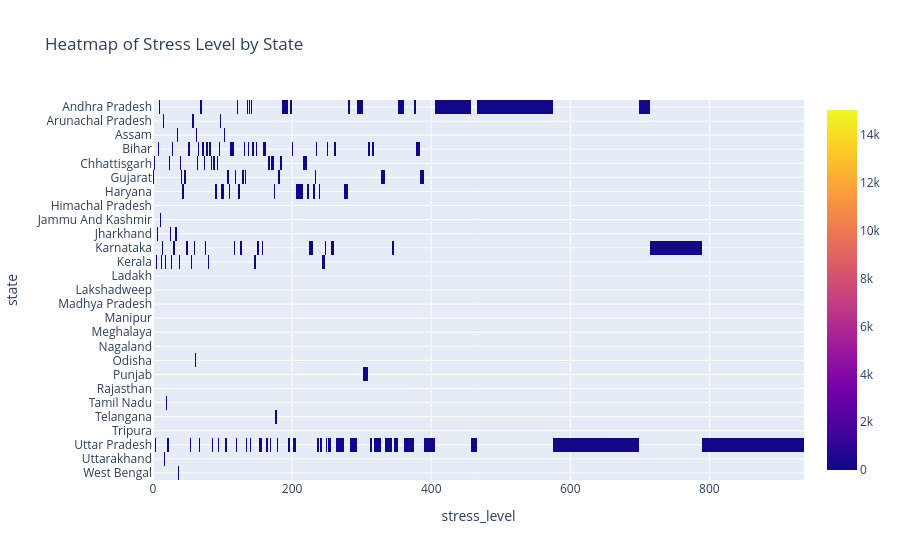

Notebook source saved alongside this figure:
### Code cell
pivot = df.pivot_table(values='risk_score',
                    index='state',
                    columns='stress_level',
                    aggfunc='mean')

fig = px.imshow(pivot,
                title="Heatmap of Stress Level by State")

fig.show()

### Figure 1 — Plotly figure (JSON) as saved in the notebook; plotly's stock layout.template omitted (floating-point values rounded to 4 significant figures; data arrays with more than 128 entries replaced by an {"elided": "..."} marker saying what was removed)
{"data": [{"coloraxis": "coloraxis", "hovertemplate": "stress_level: %{x}<br>state: %{y}<br>color: %{z}<extra></extra>", "name": "0", "type": "heatmap", "x": {"elided": "461 float values"}, "xaxis": "x", "y": ["Andhra Pradesh", "Arunachal Pradesh", "Assam", "Bihar", "Chhattisgarh", "Gujarat", "Haryana", "Himachal Pradesh", "Jammu And Kashmir", "Jharkhand", "Karnataka", "Kerala", "Ladakh", "Lakshadweep", "Madhya Pradesh", "Manipur", "Meghalaya", "Nagaland", "Odisha", "Punjab", "Rajasthan", "Tamil Nadu", "Telangana", "Tripura", "Uttar Pradesh", "Uttarakhand", "West Bengal"], "yaxis": "y", "z": {"elided": "27x461 float values"}}], "layout": {"coloraxis": {"colorscale": [[0, "#0d0887"], [0.1111, "#46039f"], [0.2222, "#7201a8"], [0.3333, "#9c179e"], [0.4444, "#bd3786"], [0.5556, "#d8576b"], [0.6667, "#ed7953"], [0.7778, "#fb9f3a"], [0.8889, "#fdca26"], [1, "#f0f921"]]}, "title": {"text": "Heatmap of Stress Level by State"}, "xaxis": {"anchor": "y", "constrain": "domain", "domain": [0, 1], "scaleanchor": "y", "title": {"text": "stress_level"}}, "yaxis": {"anchor": "x", "autorange": "reversed", "constrain": "domain", "domain": [0, 1], "title": {"text": "state"}}}}
